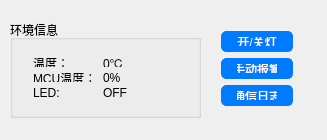
<?xml version="1.0" encoding="UTF-8"?>
<ui version="4.0">
 <class>MainWindow</class>
 <widget class="QMainWindow" name="MainWindow">
  <property name="geometry">
   <rect>
    <x>0</x>
    <y>0</y>
    <width>327</width>
    <height>140</height>
   </rect>
  </property>
  <property name="windowTitle">
   <string>主菜单</string>
  </property>
  <property name="windowIcon">
   <iconset>
    <selectedon>:/128.ico</selectedon>
   </iconset>
  </property>
  <widget class="QWidget" name="centralWidget">
   <widget class="QGroupBox" name="groupBox">
    <property name="geometry">
     <rect>
      <x>10</x>
      <y>20</y>
      <width>191</width>
      <height>98</height>
     </rect>
    </property>
    <property name="title">
     <string>环境信息</string>
    </property>
    <widget class="QWidget" name="layoutWidget">
     <property name="geometry">
      <rect>
       <x>12</x>
       <y>27</y>
       <width>171</width>
       <height>61</height>
      </rect>
     </property>
     <layout class="QFormLayout" name="formLayout">
      <item row="0" column="0">
       <widget class="QLabel" name="label">
        <property name="text">
         <string>温度：</string>
        </property>
       </widget>
      </item>
      <item row="0" column="1">
       <widget class="QLabel" name="wd">
        <property name="text">
         <string>0℃</string>
        </property>
       </widget>
      </item>
      <item row="1" column="1">
       <widget class="QLabel" name="sd">
        <property name="text">
         <string>0%</string>
        </property>
       </widget>
      </item>
      <item row="2" column="0">
       <widget class="QLabel" name="label_3">
        <property name="text">
         <string>LED:</string>
        </property>
       </widget>
      </item>
      <item row="2" column="1">
       <widget class="QLabel" name="led">
        <property name="text">
         <string>OFF</string>
        </property>
       </widget>
      </item>
      <item row="1" column="0">
       <widget class="QLabel" name="label_2">
        <property name="text">
         <string>MCU温度：</string>
        </property>
       </widget>
      </item>
     </layout>
    </widget>
   </widget>
   <widget class="QWidget" name="">
    <property name="geometry">
     <rect>
      <x>210</x>
      <y>20</y>
      <width>94</width>
      <height>97</height>
     </rect>
    </property>
    <layout class="QVBoxLayout" name="verticalLayout">
     <item>
      <widget class="QPushButton" name="pushButton">
       <property name="styleSheet">
        <string notr="true">QPushButton {
    background-color: #007bff; /* 蓝色背景 */
    color: white; /* 白色文字 */
    border: 1px solid #007bff; /* 蓝色边框 */
    border-radius: 5px; /* 圆角边框 */
    padding: 5px 15px; /* 按钮内边距 */
}

QPushButton:hover {
    background-color: #0056b3; /* 悬停时更深的蓝色 */
}

QPushButton:pressed {
    background-color: #0056b3; /* 按下时更深的蓝色 */
    border: 1px solid #0056b3; /* 按下时更深的边框 */
}
</string>
       </property>
       <property name="text">
        <string>开/关灯</string>
       </property>
      </widget>
     </item>
     <item>
      <widget class="QPushButton" name="pushButton_2">
       <property name="styleSheet">
        <string notr="true">QPushButton {
    background-color: #007bff; /* 蓝色背景 */
    color: white; /* 白色文字 */
    border: 1px solid #007bff; /* 蓝色边框 */
    border-radius: 5px; /* 圆角边框 */
    padding: 5px 15px; /* 按钮内边距 */
}

QPushButton:hover {
    background-color: #0056b3; /* 悬停时更深的蓝色 */
}

QPushButton:pressed {
    background-color: #0056b3; /* 按下时更深的蓝色 */
    border: 1px solid #0056b3; /* 按下时更深的边框 */
}

</string>
       </property>
       <property name="text">
        <string>手动报警</string>
       </property>
      </widget>
     </item>
     <item>
      <widget class="QPushButton" name="pushButton_3">
       <property name="styleSheet">
        <string notr="true">QPushButton {
    background-color: #007bff; /* 蓝色背景 */
    color: white; /* 白色文字 */
    border: 1px solid #007bff; /* 蓝色边框 */
    border-radius: 5px; /* 圆角边框 */
    padding: 5px 15px; /* 按钮内边距 */
}

QPushButton:hover {
    background-color: #0056b3; /* 悬停时更深的蓝色 */
}

QPushButton:pressed {
    background-color: #0056b3; /* 按下时更深的蓝色 */
    border: 1px solid #0056b3; /* 按下时更深的边框 */
}
</string>
       </property>
       <property name="text">
        <string>通信日志</string>
       </property>
      </widget>
     </item>
    </layout>
   </widget>
  </widget>
 </widget>
 <layoutdefault spacing="6" margin="11"/>
 <resources/>
 <connections/>
</ui>
